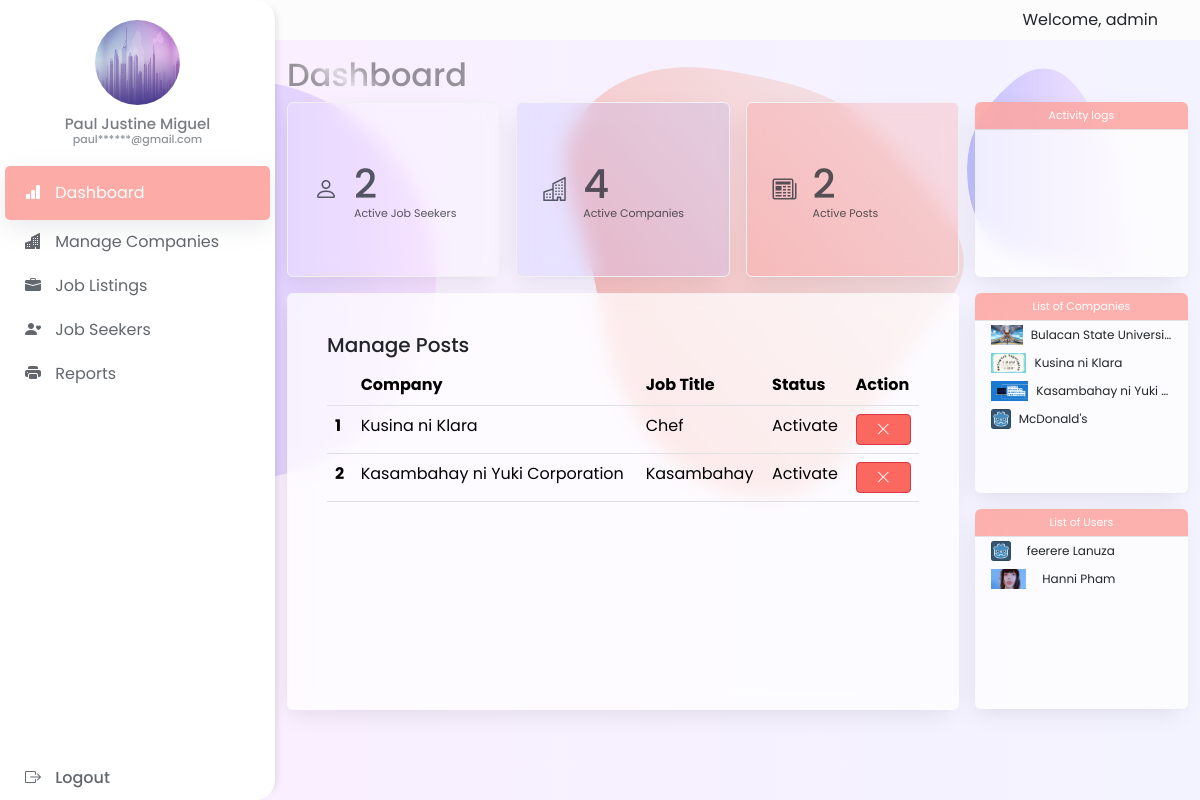
Before: /admin_dashboard/ (signed in) with the older database file.
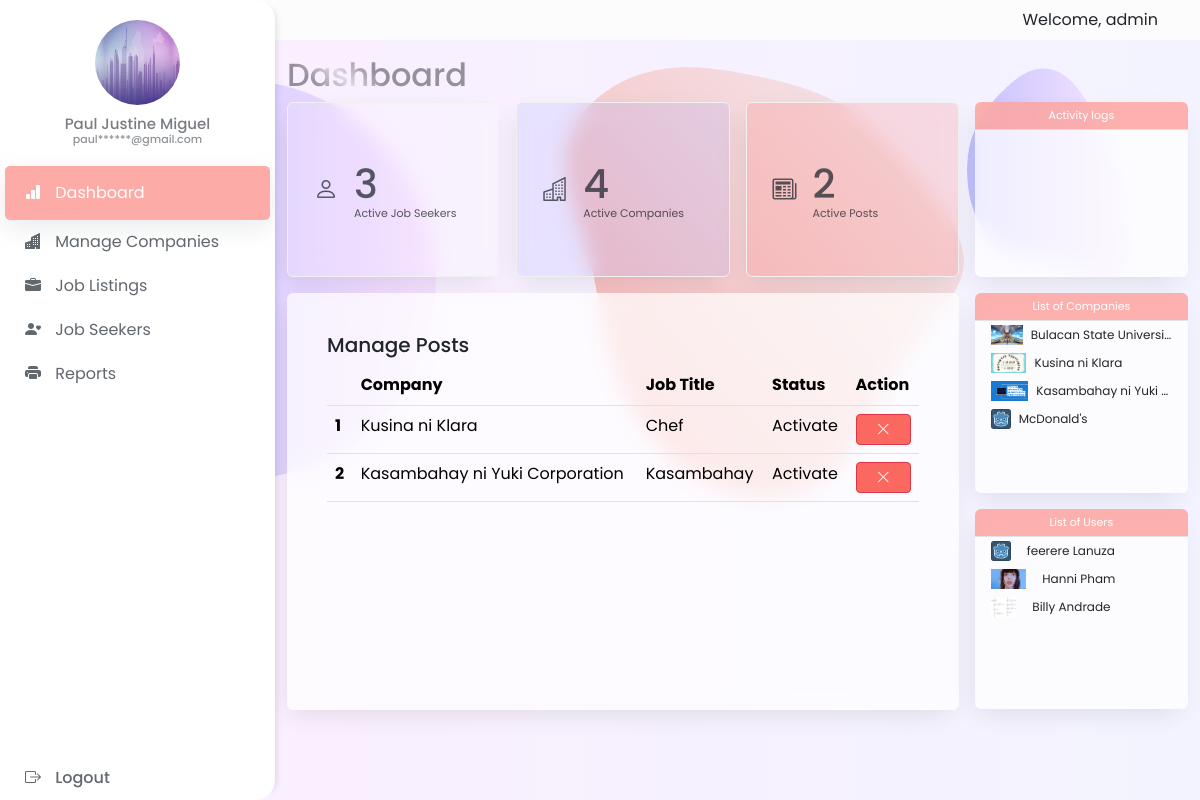
After: the same page with the newer database file.
### venari/models.py (models this page shows, shortened)
class post_jobs(models.Model):
    company = models.ForeignKey(company, on_delete=models.CASCADE)
    start_date = models.DateField()
    end_date = models.DateField()
    title = models.CharField(max_length=200)
    jobtype = models.CharField(max_length=50, null = True)
    salary = models.FloatField()
    image = models.ImageField(upload_to="")
    description = models.TextField(max_length=400)
    experience = models.CharField(max_length=100)
    location = models.CharField(max_length=100)
    status = models.CharField(max_length=20, null=True)
    skills = models.CharField(max_length=200)
    creation_date = models.DateField()

class company(models.Model):
    user = models.ForeignKey(User, on_delete=models.CASCADE)
    phone_number = models.IntegerField(max_length=20)
    email = models.CharField(max_length=100, null=True)
    password = models.CharField(max_length=100, null= True)
    company_logo = models.ImageField(upload_to="")
    gender = models.CharField(max_length=10, null=True)
    user_type = models.CharField(max_length=30)
    company_name = models.CharField(max_length=100)
    company_ceo = models.CharField(max_length=100)
    company_established = models.DateField()
    company_location = models.CharField(max_length=100)
    status = models.CharField(max_length=50, null = True)

class job_seeker(models.Model):
    user = models.ForeignKey(User, on_delete=models.CASCADE)
    status = models.CharField(max_length=50, null = True)
    password = models.CharField(max_length=100, null= True)
    email = models.CharField(max_length=100, null=True)
    phone_number = models.IntegerField(max_length=20)
    profile_image = models.ImageField(upload_to="")
    gender = models.CharField(max_length=10, null=True)
    address = models.CharField(max_length=100, null=True)
    occupation = models.CharField(max_length=100, null=True)
    age = models.CharField(max_length=15, null=True)
    user_type = models.CharField(max_length=30)
    bio = models.CharField(max_length=100, null=True)
    bookmarks = models.ManyToManyField('post_jobs', blank=True)
    resume = models.FileField(upload_to='', null=True)
    skills = models.CharField(max_length=100, null=True)

### venari/views.py (the view, shortened to what this page needs)
# urls.py: path("admin_dashboard/", views.admin_dashboard, name="admin dashboard"),
def admin_dashboard(request):
    if not request.user.is_authenticated:
        return redirect("/admin_login")
    active_company = company.objects.filter(status='Accepted')
    active_company_counts = active_company.count()
    active_jobseeker = job_seeker.objects.filter(status='Activate')
    active_jobseeker_count = active_jobseeker.count()
    active_post = post_jobs.objects.filter(status__in=['Activate', 'Deactivate'])
    active_post_counts = active_post.count()
    log_file_path = os.path.join('venari', 'admin_logs', 'logfile.log')
    logs = []
    try:
        with open(log_file_path, 'r') as log_file:
            logs = log_file.read().splitlines()
    except FileNotFoundError:
        pass
    formatted_logs = []
    context = {
        'all_companies': active_company,
        'all_applicants': active_jobseeker,
        'all_companies_count': active_company_counts,
        'all_jobseeker_count': active_jobseeker_count,
        'all_post': active_post,
        'all_post_counts': active_post_counts,
        'logs': formatted_logs
    }
    return render(request, "admin_dashboard.html", context)

### venari/templates/admin_dashboard.html (shortened to what the changed rows need)
<!DOCTYPE html>
<html lang="en">
<head>
    <link href="https://cdn.jsdelivr.net/npm/bootstrap@5.3.2/dist/css/bootstrap.min.css" rel="stylesheet"
>
    <!-- {% load static %}
<link rel="stylesheet" type="text/css" href="{% static "css/admin-dashboard.css" %}"> -->
    <link rel="stylesheet" href="./../static/css/admin-dashboard.css">
    <link rel="stylesheet" href="https://cdn.jsdelivr.net/npm/bootstrap-icons@1.11.2/font/bootstrap-icons.min.css">
</head>
<body style="font-family: Poppins;">
        {% include 'adminSB_NB.html' %}
    <div id="main">
        <div class="container mt-3">
            <h2 id="headDash">Dashboard</h2>
            <div class="row justify-content-center align-items-center g-lg-3 g-2">
                <div class="col-xl-3 col-md-6 ">
                    <div class="card border-0 d-flex flex-row align-items-center dash-cards" style="min-height: 175px;"
                        id="dash-card1">
                        <div class="row g-0">
                            <div class="card-body">
                                <div class="d-flex align-items-center">
                                    <div class="flex-grow-1 text-start">
                                        <h1 class="card-title mb-0 pb-0">{{ all_jobseeker_count }}</h1>
                                        <p class="text-muted dash-card-label pt-0 pb-0 mb-0">
                                            Active Job Seekers
                                        </p>
                                    </div>
                                </div>
                            </div>
                        </div>
                    </div>
                </div>
                <div class="col-xl-3 col-md-6 ">
                    <div class="card border-0 d-flex flex-row align-items-center dash-cards" style="min-height: 175px;"
                        id="dash-card2">
                        <div class="row g-0">
                            <div class="card-body">
                                <div class="d-flex align-items-center">
                                    <div class="flex-grow-1 text-start">
                                        <h1 class="card-title mb-0 pb-0">{{ all_companies_count }}</h1>
                                    </div>
                                </div>
                            </div>
                        </div>
                    </div>
                </div>
                <div class="col-xl-3 col-md-6 ">
                    <div class="card border-0 d-flex flex-row align-items-center dash-cards" style="height: 175px;"
                        id="dash-card3">
                        <div class="row g-0">
                            <div class="card-body">
                                <div class="d-flex align-items-center">
                                    <div class="flex-grow-1 text-start">
                                        <h1 class="card-title mb-0 pb-0">{{ all_post_counts }}</h1>
                                    </div>
                                </div>
                            </div>
                        </div>
                    </div>
                </div>
                <div class="col-12">
                    <div class="row justify-content-center g-lg-3 g-2 ">
                        <div class="col-9 d-flex">
                            <div class="card border-0 overflow-auto p-2 p-lg-4 flex-grow-1 dash-cards"
                                style="max-width: 1080px; height: 417px;" id="dash-card5">
                                <div class="card-body">
                                    <div class="">
                                        <table class="table" id="dash_table">
                                            <thead>
                                                <tr>
                                                    <th scope="col"></th>
                                                    <th scope="col">Company</th>
                                                    <th scope="col">Job Title</th>
                                                    <th scope="col">Status</th>
                                                    <th scope="col">Action</th>
                                                </tr>
                                            </thead>
                                            <tbody>
                                                {% for post in all_post %}
                                                <tr>
                                                    <th scope="row">{{ forloop.counter }}</th>
                                                    <td>{{ post.company.company_name }}</td>
                                                    <td>{{ post.title }}</td>
                                                    <td>
                                                        {{ post.status }}
                                                    </td>
                                                    <td>
                                                        <div class="row justify-content-center align-items-center g-2">
                                                            {% if post.status == 'Activate' %}
                                                            <div class="col" title="Archive">
                                                                <button id="deactivateButton" role="button"
                                                                    class="btn col-12 btn-danger btn-sm"
                                                                    data-bs-toggle="modal"
                                                                    data-bs-target="#deactivateModal"
                                                                    data-post-id="{{post.id}}"
                                                                    data-status="Deactivate">
                                                                    <i class="bi bi-x-lg">
                                                                    </i>
                                                                </button>
                                                            </div>
                                                            {% endif %}
                                                        </div>
                                                    </td>
                                                </tr>
                                                {% endfor %}
                                            </tbody>
                                        </table>
                                    </div>
                                </div>
                            </div>
                        </div>
                        <div class="col-3">
                            <div class="row justify-content-center align-items-center g-lg-3 g-2">
                                <div class="col-12">
                                    <div class="card border-0 p-0 pt-3 dash-cards" style="height: 200px;"
                                        id="dash-card6">
                                        <div class="card-body px-0">
                                            {% for company in all_companies %}
                                            <div class="card px-3 py-0 rounded-2 border-0 mb-2 m-0 company-list-card">
                                                <div class="d-flex align-items-center text-start justify-content-start">
                                                    <div class="flex-shrink-0 ms-0">
                                                        <img src="{{company.company_logo.url}}"
                                                            class="d-none d-lg-block" alt="..." style="height: 20px;">
                                                    </div>
                                                    <div class="flex-grow-1 ms-2 text-truncate company-name">
                                                        {{ company.company_name }}
                                                    </div>
                                                </div>
                                            </div>
                                            {% endfor %}
                                        </div>
                                    </div>
                                </div>
                                <div class="col-12">
                                    <div class="card border-0 p-0 pt-3 dash-cards" style="height: 200px;"
                                        id="dash-card7">
                                        <div class="card-body px-0">
                                            {% for applicants in all_applicants %}
                                            <div class="card px-3 py-0 rounded-4 border-0 mb-2 user-list-card">
                                                <div class="d-flex align-items-center text-start justify-content-start">
                                                    <div class="flex-shrink-0">
                                                        <img src="{{applicants.profile_image.url}}"
                                                            class="d-none d-lg-block" alt="..." style="height: 20px;">
                                                    </div>
                                                    <div class="flex-grow-1 ms-3 text-truncate user-list-name">
                                                        {{ applicants.user.first_name }} {{applicants.user.last_name}}
                                                    </div>
                                                </div>
                                            </div>
                                            {% endfor %}
                                        </div>
                                    </div>
                                </div>
                            </div>
                        </div>
                    </div>
                </div>
            </div>
        </div>
    </div>
</body>
</html>

Changed rows visible on the page:
added job_seeker: profile_image (picture), user.first_name "Billy", user.last_name "Andrade"
Other visible differences:
{{ all_jobseeker_count }}: "2" → "3"
